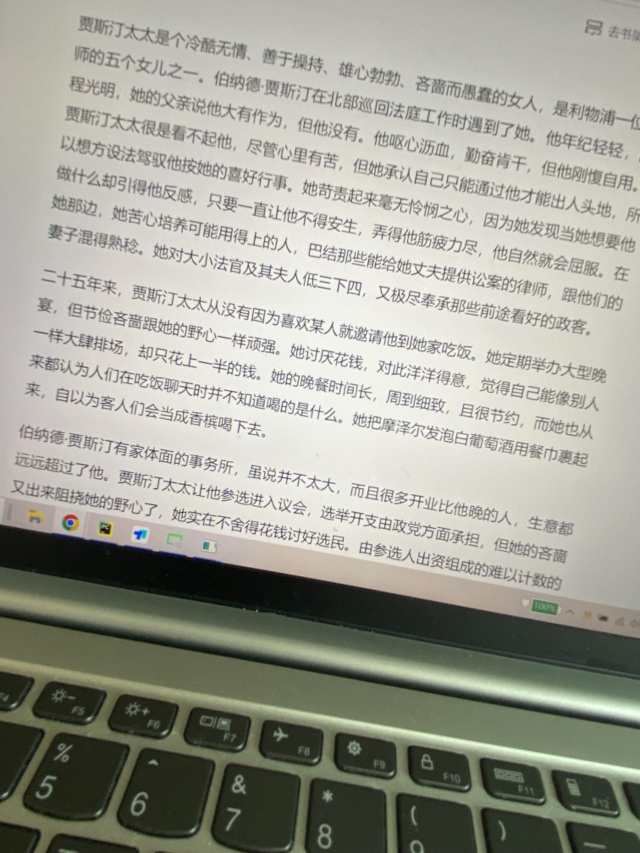
#> input picture imgs/003.jpg, 1280 x 1706 px, found by its file name (shown at 1/2 size)
$ python hough_trans_test.py
#> lines starting #> are read from the running program, lines starting #| are printed output that depends on the picture
import numpy as np
import cv2
from matplotlib import pyplot as plt
from collections import Counter

# 读取图像
img = cv2.imread(r".\imgs\003.jpg",2)
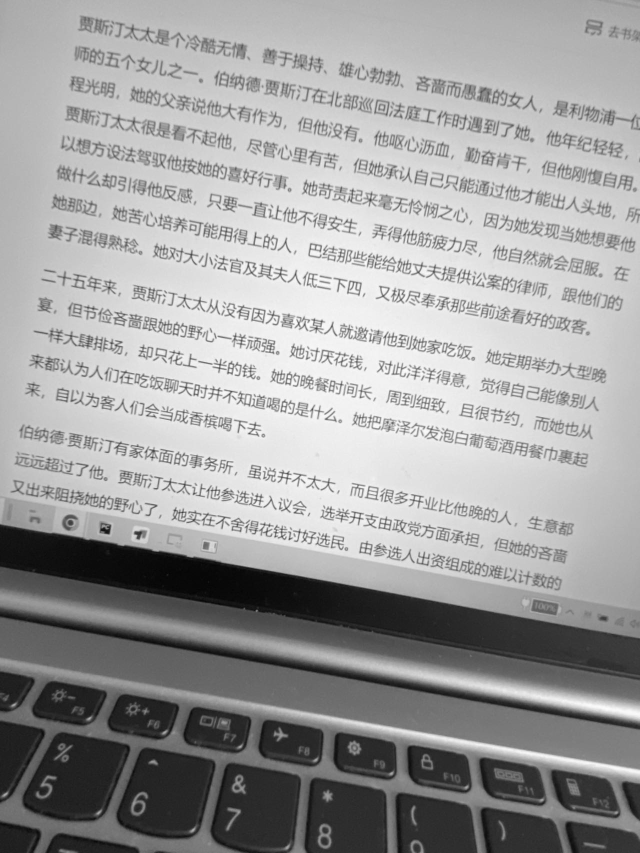
#> img: shape (1706, 1280) (shown at 1/2 size); min 2, max 255, mean 158.8
img = 255 - img
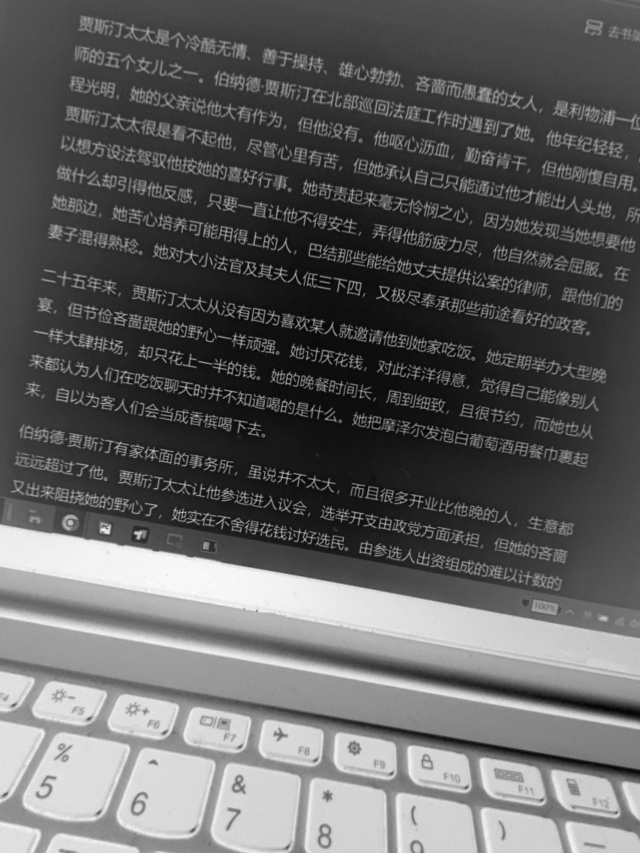
#> img: shape (1706, 1280) (shown at 1/2 size); min 0, max 253, mean 96.2

print(img.shape)  # [204,547]
#| (1706, 1280)

# 正变换：将xy坐标系中的点映射到极坐标中，记录映射函数经过的每一点
# 根据由直角坐标变换为极坐标，xcost+ysint=ρ
def hough_forward_conver(x, y, points):
	for t in range(0,360,2):
		r = int(x * np.cos(np.pi*t/180) + y * np.sin(np.pi*t/180))
		points.append([t,r])  # 直线经过的点放进去
	return points

# 反变换：根据极坐标系的坐标求xy坐标系的坐标
def hough_reverse_conver(y, t, r):
	x = int(- y * (np.sin(np.pi*t/180) / (np.cos(np.pi*t/180)+ 1e-4)) + r / (np.cos(np.pi*t/180)+1e-4))
	return x

# 霍夫正变换
points = []  # 存放变换后的直线经过的点
px, py = np.where(img == 255)  # 检测出直线上的点
#> px = empty array; py = empty array
for x, y in zip(px, py):
	points = hough_forward_conver(x,y,points)  # 霍夫变换，xy--->theta,rho
#> this loop made 0 passes
#> after the loop, points = []
print(len(points))
#| 0

# 画极坐标图
points = np.array(points)
#> points = empty array
print(points)
# theta, rho = points[:,0], points[:,1]
# ax = plt.subplot(111, projection='polar')
# ax.scatter(np.pi*theta/180, rho, c='b', alpha=0.5,linewidths=0.01)

# 霍夫空间的网格坐标系
hough_space = np.zeros([360, 3000])
for point in points:
    t, r = point[0], point[1] + 1000  # r可能为负，防止索引溢出     h
    hough_space[t,r] += 1
#> hough_space: shape (360, 3000) float64; every value is 0

# 找出直线所在的点
line_points = np.where(hough_space >= 15)
#> line_points = (empty array, empty array)
print(len(line_points[0]))
#| 0

# 霍夫逆变换求xy
mask = np.zeros_like(img)
for t,r in zip(line_points[0],line_points[1]):
     for y in range(img.shape[0]):
         x = hough_reverse_conver(y, t,r-1000)
         if x in range(1,img.shape[1]):
         	mask[y,x] += 1
#> mask: shape (1706, 1280); every value is 0

plt.imshow(mask)
plt.imshow(img)
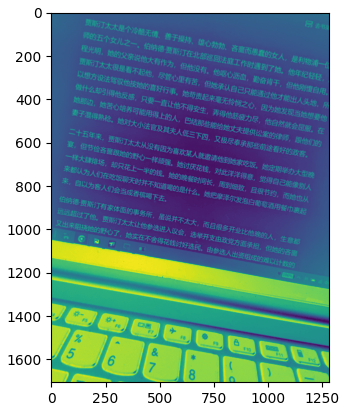
#> figure drawn by matplotlib, 1 panel
